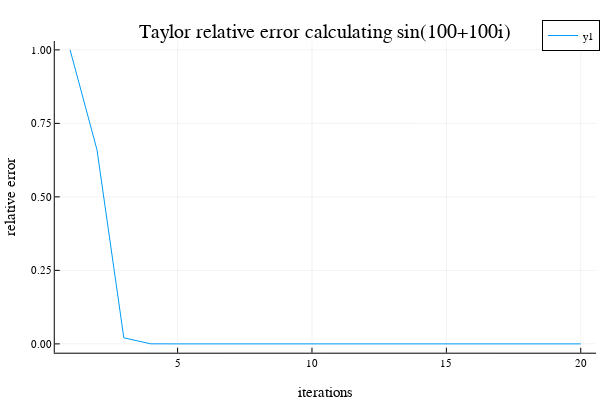

Notebook cell for this chart:
### Code cell
plot(taylor_error_of_iterations, X, title="Taylor relative error calculating sin(100+100i)", xguide = "iterations", yguide = "relative error")

### Figure 1 — Plotly figure (JSON) as saved in the notebook; plotly's stock layout.template omitted (floating-point values rounded to 4 significant figures)
{"data": [{"colorbar": {"title": ""}, "legendgroup": "y1", "line": {"color": "rgba(0, 154, 250, 1.000)", "dash": "solid", "shape": "linear", "width": 1}, "mode": "lines", "name": "y1", "showlegend": true, "type": "scatter", "x": [1, 2, 3, 4, 5, 6, 7, 8, 9, 10, 11, 12, 13, 14, 15, 16, 17, 18, 19, 20], "xaxis": "x", "y": [1.0, 0.6604, 0.02055, 0.0002208, 1.471e-06, 6.728e-09, 2.239e-11, 7.408e-14, 2.066e-14, 2.066e-14, 2.066e-14, 2.066e-14, 2.066e-14, 2.066e-14, 2.066e-14, 2.066e-14, 2.066e-14, 2.066e-14, 2.066e-14, 2.066e-14], "yaxis": "y", "zmax": null, "zmin": null}], "layout": {"annotations": [{"font": {"color": "rgba(0, 0, 0, 1.000)", "family": "sans-serif", "size": 20}, "rotation": 0, "showarrow": false, "text": "Taylor relative error calculating sin(100+100i)", "x": 0.5424, "xanchor": "center", "xref": "paper", "y": 1, "yanchor": "top", "yref": "paper"}], "height": 400, "legend": {"bgcolor": "rgba(255, 255, 255, 1.000)", "bordercolor": "rgba(0, 0, 0, 1.000)", "borderwidth": 1, "font": {"color": "rgba(0, 0, 0, 1.000)", "family": "sans-serif", "size": 11}, "tracegroupgap": 0, "traceorder": "normal", "x": 1, "xanchor": "auto", "y": 1, "yanchor": "auto"}, "margin": {"b": 20, "l": 0, "r": 0, "t": 20}, "paper_bgcolor": "rgba(255, 255, 255, 1.000)", "plot_bgcolor": "rgba(255, 255, 255, 1.000)", "showlegend": true, "width": 600, "xaxis": {"anchor": "y", "domain": [0.09128, 0.9934], "gridcolor": "rgba(0, 0, 0, 0.100)", "gridwidth": 0.5, "linecolor": "rgba(0, 0, 0, 1.000)", "mirror": false, "range": [0.43, 20.57], "showgrid": true, "showline": true, "showticklabels": true, "tickangle": 0, "tickcolor": "rgb(0, 0, 0)", "tickfont": {"color": "rgba(0, 0, 0, 1.000)", "family": "sans-serif", "size": 11}, "tickmode": "array", "ticks": "inside", "ticktext": ["5", "10", "15", "20"], "tickvals": [5, 10, 15, 20], "title": "iterations", "titlefont": {"color": "rgba(0, 0, 0, 1.000)", "family": "sans-serif", "size": 15}, "type": "-", "visible": true, "zeroline": false, "zerolinecolor": "rgba(0, 0, 0, 1.000)"}, "yaxis": {"anchor": "x", "domain": [0.07581, 0.9415], "gridcolor": "rgba(0, 0, 0, 0.100)", "gridwidth": 0.5, "linecolor": "rgba(0, 0, 0, 1.000)", "mirror": false, "range": [-0.03, 1.03], "showgrid": true, "showline": true, "showticklabels": true, "tickangle": 0, "tickcolor": "rgb(0, 0, 0)", "tickfont": {"color": "rgba(0, 0, 0, 1.000)", "family": "sans-serif", "size": 11}, "tickmode": "array", "ticks": "inside", "ticktext": ["0.00", "0.25", "0.50", "0.75", "1.00"], "tickvals": [0, 0.25, 0.5, 0.75, 1], "title": "relative error", "titlefont": {"color": "rgba(0, 0, 0, 1.000)", "family": "sans-serif", "size": 15}, "type": "-", "visible": true, "zeroline": false, "zerolinecolor": "rgba(0, 0, 0, 1.000)"}}}
